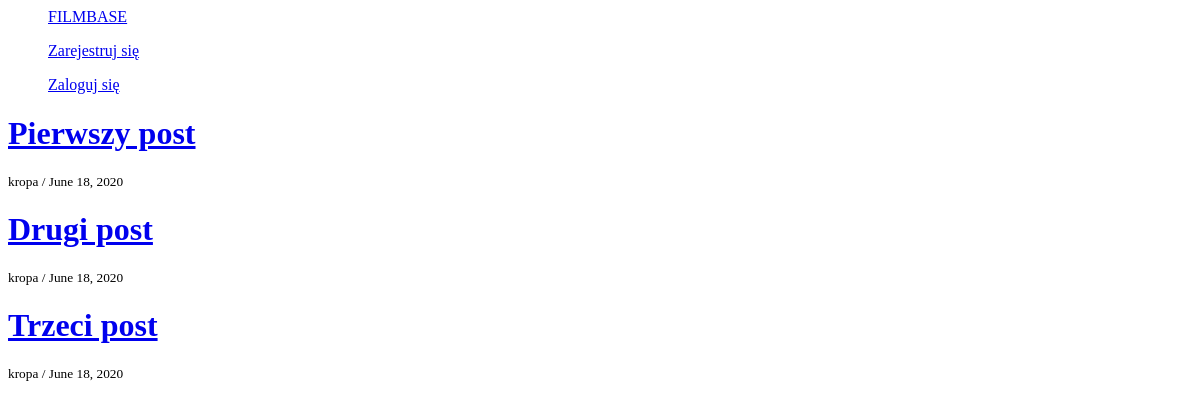
Before: / with the older database file.
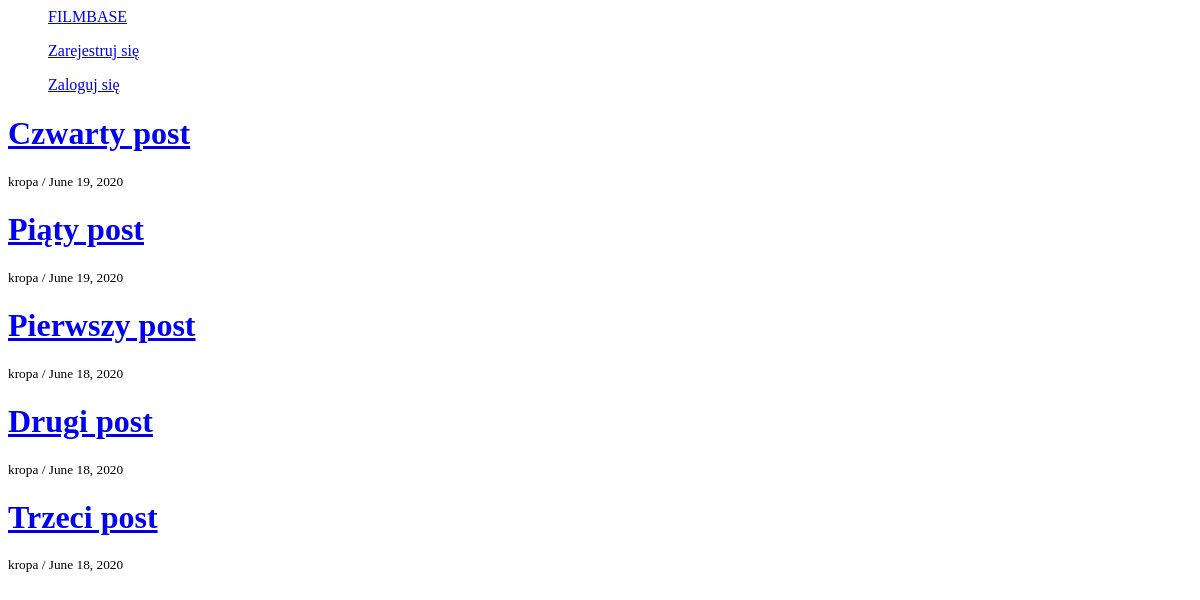
After: the same page with the newer database file.
### blog/models.py (models this page shows, shortened)
class Post(models.Model):
    title = models.CharField(null=False, blank=False, max_length=200)
    content = models.TextField(null=False, blank=False, max_length=1000)
    date_of_create = models.DateField(null=False, blank=False, auto_now_add=True)
    author = models.ForeignKey(User, on_delete=models.CASCADE)
    slug = models.SlugField(unique=True, null=True, blank=True)

### blog/views.py (the view)
# urls.py: path('', PostListView.as_view(), name='home'),
class PostListView(ListView):
    model = Post
    template_name = 'blog/homepage.html'
    context_object_name = 'posts'
    ordering = ['-date_of_create']

### blog/templates/blog/homepage.html (shortened to what this page needs)
{% extends 'users/base.html' %}
{% block content %}
    {% for post in posts %}
        <h1><a href="{% url 'post_detail' slug=post.slug %}">{{ post.title }}</a></h1>
        <small>{{ post.author }} / {{ post.date_of_create }}</small>
    {% endfor %}
{% endblock %}

### users/templates/users/base.html (shortened to what this page needs)
<html>
    <head>
    </head>
    <body>
        <div>
            <ul><a href="{% url 'home' %}">FILMBASE</a></ul>
            {% if user.is_authenticated %}
                <ul><a href="{% url 'logout' %}">Wyloguj się</a></ul>
            {% else %}
                <ul><a href="{% url 'register' %}">Zarejestruj się</a></ul>
                <ul><a href="{% url 'login' %}">Zaloguj się</a></ul>
            {% endif %}
        </div>
        {% block content %}
        {% endblock %}
    </body>
</html>

Changed rows visible on the page:
added Post: title "Czwarty post", author "kropa", date_of_create "June 19, 2020"
added Post: title "Piąty post", author "kropa", date_of_create "June 19, 2020"
